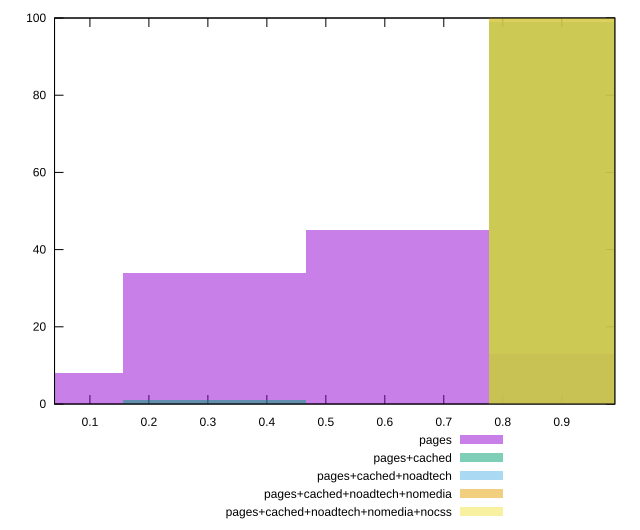

Recreate this plot in gnuplot.
reset

$pages <<EOF
0.6214516371442763 45
0.31072581857213816 34
0 8
0.9321774557164144 13
EOF

$pagesCached <<EOF
0.31072581857213816 1
0.9321774557164144 99
EOF

$pagesCachedNoadtech <<EOF
0.9321774557164144 100
EOF

$pagesCachedNoadtechNomedia <<EOF
0.9321774557164144 100
EOF

$pagesCachedNoadtechNomediaNocss <<EOF
0.9321774557164144 100
EOF

set key outside below
set boxwidth 0.31072581857213816
set xrange [0.04:0.99]
set yrange [0:100]
set trange [0:100]
set style fill transparent solid 0.5 noborder
set terminal svg size 640, 530 enhanced background rgb 'white'
set output "report_00022_2021-02-20T12:08:46.964Z/first-contentful-paint/comparison/histogram/all_score.svg"

plot $pages title "pages" with boxes, \
     $pagesCached title "pages+cached" with boxes, \
     $pagesCachedNoadtech title "pages+cached+noadtech" with boxes, \
     $pagesCachedNoadtechNomedia title "pages+cached+noadtech+nomedia" with boxes, \
     $pagesCachedNoadtechNomediaNocss title "pages+cached+noadtech+nomedia+nocss" with boxes

reset
